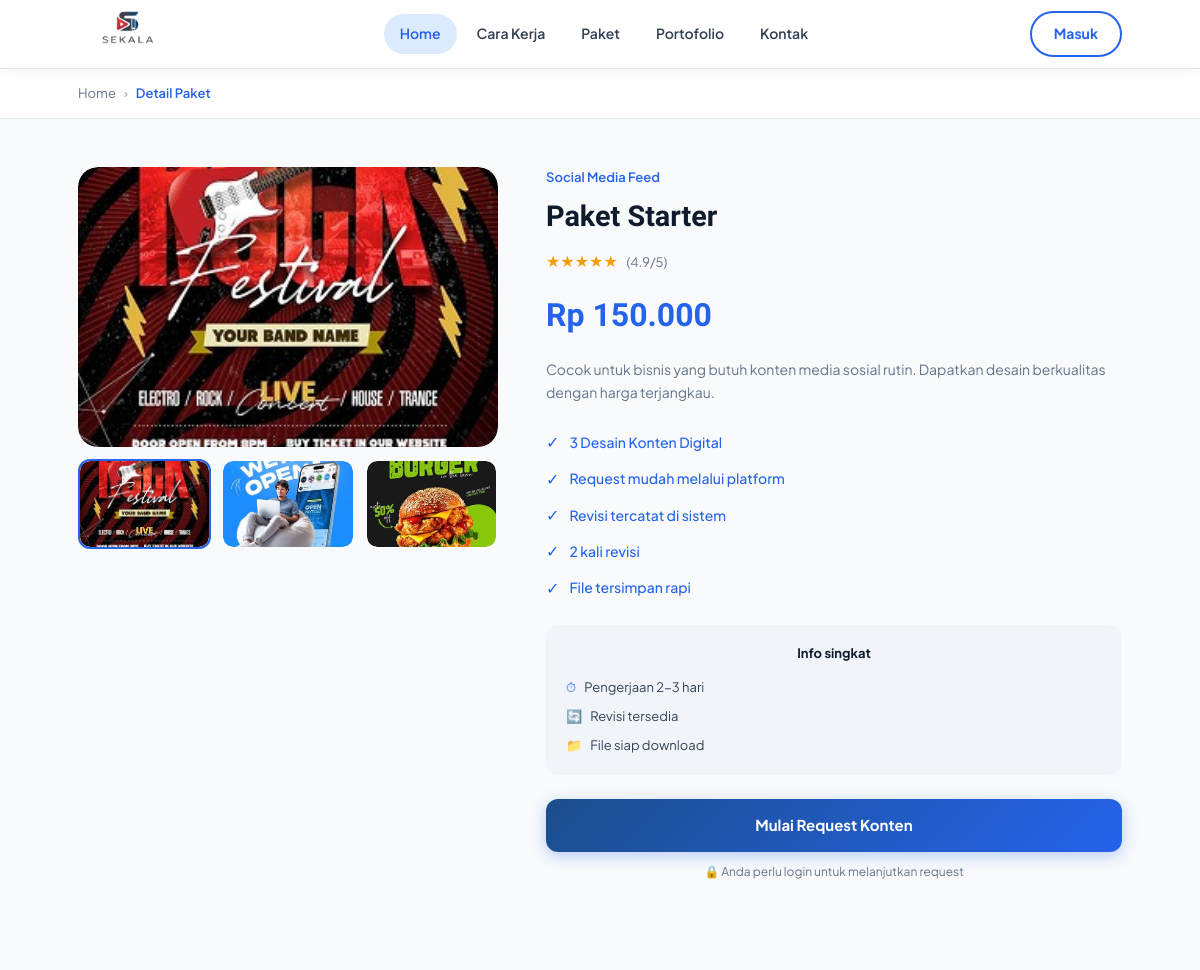
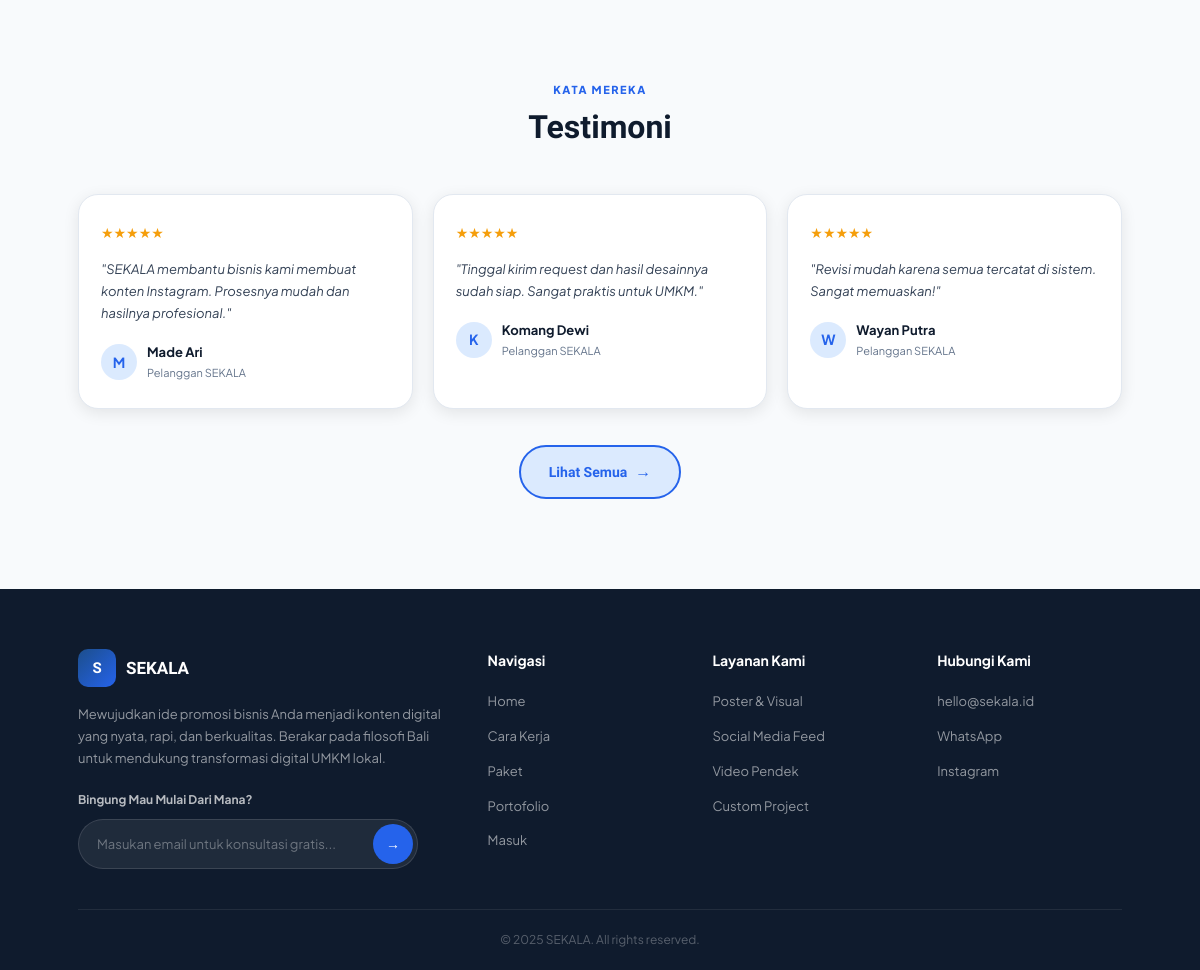
Screenshot of /detail_paket.php?id=2 with the database file from the repository (2 pictures, top to bottom).
### tables this page shows
CREATE TABLE IF NOT EXISTS `tb_desain` (
  `id_desain`      INT AUTO_INCREMENT PRIMARY KEY,
  `jenis_desain`   VARCHAR(100) NOT NULL,
  `deskripsi`      TEXT,
  `harga_mulai`    INT NOT NULL DEFAULT 0,
  `estimasi_waktu` VARCHAR(50),
  `gambar`         VARCHAR(255)
);

### config.php (called while the page is built, shortened)
<?php
function formatRupiah($angka) {
    return 'Rp ' . number_format($angka, 0, ',', '.');
}

### auth.php (called while the page is built, shortened)
<?php
require_once __DIR__ . '/config.php';
function isLoggedIn() {
    return isset($_SESSION['id_user']) && !empty($_SESSION['id_user']);
}

### detail_paket.php (the view, shortened to what this page needs)
<?php
require_once 'config.php';
require_once 'auth.php';
$id = isset($_GET['id']) ? (int)$_GET['id'] : 0;
$stmt = $conn->prepare(
    "SELECT id_desain, jenis_desain, deskripsi, harga_mulai, estimasi_waktu
     FROM tb_desain
     WHERE id_desain = ?
     LIMIT 1"
);
$stmt->bind_param('i', $id);
$stmt->execute();
$paket = $stmt->get_result()->fetch_assoc();
$allFeatures = [
    1 => ['1 Desain Poster Digital','Request mudah melalui platform','Revisi tercatat di sistem','File tersimpan rapi & aman','1 kali revisi'],
    2 => ['3 Desain Konten Digital','Request mudah melalui platform','Revisi tercatat di sistem','2 kali revisi','File tersimpan rapi'],
    3 => ['6 Konten Sosial Media','1 Desain Flyer Promosi','3 kali revisi','File terorganisir rapi','Prioritas pengerjaan'],
    4 => ['1 Video Reels / TikTok','Durasi 30-60 detik','Plus voice-over MP3','2 kali revisi','File siap upload'],
];
$features = $allFeatures[$paket['id_desain']] ?? ['Desain berkualitas','Revisi tersedia','File siap download'];
$testimonials = [];
if (empty($testimonials)) {
    $testimonials = [
        ['nama'=>'Made Ari','rating'=>5,'isi_testimoni'=>'"SEKALA membantu bisnis kami membuat konten Instagram. Prosesnya mudah dan hasilnya profesional."'],
        ['nama'=>'Komang Dewi','rating'=>5,'isi_testimoni'=>'"Tinggal kirim request dan hasil desainnya sudah siap. Sangat praktis untuk UMKM."'],
        ['nama'=>'Wayan Putra','rating'=>5,'isi_testimoni'=>'"Revisi mudah karena semua tercatat di sistem. Sangat memuaskan!"'],
    ];
}
?>
<!DOCTYPE html>
<html lang="id">
<head>
  <link rel="stylesheet" href="style.css">
  <link rel="stylesheet" href="pages.css">
  <link rel="stylesheet" href="dashboard.css">
</head>
<body>
<?php include 'navbar.php'; ?>
<div class="breadcrumb-bar">
  <div class="container">
    <div class="breadcrumb">
      <a href="index.php">Home</a>
      <span class="sep">›</span>
      <span class="current">Detail Paket</span>
    </div>
  </div>
</div>
<section class="detail-section">
  <div class="container">
    <div class="detail-inner">
      <div class="detail-gallery">
        <div class="gallery-main" id="gallery-main">
          <img id="gallery-main-img"
               src="assets/poster1.jpeg"
               alt="<?= htmlspecialchars($paket['jenis_desain']) ?> - Preview 1"
               style="width:100%;height:100%;object-fit:cover;border-radius:20px;display:block;"
               onerror="this.parentElement.innerHTML='<div style=&quot;width:100%;height:100%;background:linear-gradient(135deg,#DBEAFE,#2563EB);display:flex;align-items:center;justify-content:center;border-radius:20px;&quot;><span style=&quot;font-size:80px;&quot;>🎨</span></div>'">
        </div>
        <div class="gallery-thumbs">
          <?php
          $posterThumbs = [
            ['src'=>'assets/poster1.jpeg','label'=>'Preview 1'],
            ['src'=>'assets/poster2.jpeg','label'=>'Preview 2'],
            ['src'=>'assets/poster3.jpeg','label'=>'Preview 3'],
          ];
          foreach ($posterThumbs as $gi => $pt): ?>
          <div class="gallery-thumb <?= $gi===0 ? 'active' : '' ?>" onclick="switchThumb(<?= $gi ?>)" data-src="<?= $pt['src'] ?>">
            <img src="<?= $pt['src'] ?>" alt="<?= htmlspecialchars($pt['label']) ?>"
                 style="width:100%;height:100%;object-fit:cover;border-radius:10px;display:block;"
                 onerror="this.parentElement.style.background='linear-gradient(135deg,#DBEAFE,#2563EB)'">
          </div>
          <?php endforeach; ?>
        </div>
      </div>
      <div class="detail-info">
        <div class="detail-category">
          <?php
          $categories = [1=>'Poster & Visual',2=>'Social Media Feed',3=>'Social Media Feed',4=>'Video Pendek'];
          echo $categories[$paket['id_desain']] ?? 'Desain Digital';
          ?>
        </div>
        <h1 class="detail-title"><?= htmlspecialchars($paket['jenis_desain']) ?></h1>
        <div class="detail-stars">★★★★★ <span style="font-size:13px;color:var(--gray);margin-left:6px;">(4.9/5)</span></div>
        <div class="detail-price"><?= formatRupiah($paket['harga_mulai']) ?></div>
        <p class="detail-desc"><?= nl2br(htmlspecialchars($paket['deskripsi'])) ?></p>
        <ul class="detail-features">
          <?php foreach ($features as $f): ?>
          <li class="detail-feature-item">
            <span class="check-icon">✓</span> <?= htmlspecialchars($f) ?>
          </li>
          <?php endforeach; ?>
        </ul>
        <div class="detail-info-box">
          <div class="detail-info-box-title">Info singkat</div>
          <ul class="info-box-list">
            <li class="info-box-item"><span class="icon">⏱</span> Pengerjaan <?= htmlspecialchars($paket['estimasi_waktu']) ?></li>
            <li class="info-box-item"><span class="icon">🔄</span> Revisi tersedia</li>
            <li class="info-box-item"><span class="icon">📁</span> File siap download</li>
          </ul>
        </div>
        <?php if (isLoggedIn()): ?>
          <a class="btn-request" href="form_request.php?id_desain=<?= $paket['id_desain'] ?>">
            Mulai Request Konten
          </a>
        <?php else: ?>
          <a class="btn-request"
             href="signin.php"
             onclick="
               sessionStorage.setItem('redirect_after', 'form_request.php?id_desain=<?= $paket['id_desain'] ?>');
               return true;
             ">
            Mulai Request Konten
          </a>
          <p style="font-size:12px;color:var(--gray);margin-top:10px;text-align:center;">
            🔒 Anda perlu login untuk melanjutkan request
          </p>
        <?php endif; ?>
      </div>
    </div>
  </div>
</section>
<section class="testimoni-section">
  <div class="container">
    <div class="section-center">
      <div class="section-label">Kata Mereka</div>
      <h2 class="section-title">Testimoni</h2>
    </div>
    <?php
    $displayTestimonials = !empty($testimonials) ? $testimonials : [
        ['nama'=>'Made Ari','rating'=>5,'isi_testimoni'=>'SEKALA sangat membantu bisnis kami membuat konten Instagram. Prosesnya mudah dan desainnya cepat selesai.'],
        ['nama'=>'Komang Dewi','rating'=>5,'isi_testimoni'=>'Dengan SEKALA saya tinggal kirim request dan hasil desainnya sudah siap dipakai untuk promosi. Sangat praktis.'],
        ['nama'=>'Wayan Putra','rating'=>5,'isi_testimoni'=>'Pelayanan di SEKALA sangat profesional. Revisi mudah karena semua tercatat di sistem.'],
    ];
    $displayTestimonials = array_slice($displayTestimonials, 0, 3);
    ?>
    <div class="testi-grid">
      <?php foreach ($displayTestimonials as $t): ?>
      <div class="testi-card">
        <div class="testi-stars"><?= str_repeat('★', (int)$t['rating']) ?></div>
        <p class="testi-text"><?= htmlspecialchars($t['isi_testimoni']) ?></p>
        <div class="testi-author">
          <div class="testi-avatar"><?= strtoupper(mb_substr($t['nama'], 0, 1)) ?></div>
          <div>
            <div class="testi-name"><?= htmlspecialchars($t['nama']) ?></div>
            <div class="testi-role">Pelanggan SEKALA</div>
          </div>
        </div>
      </div>
      <?php endforeach; ?>
    </div>
    <div class="testi-lihat-semua">
      <a href="semua_testimoni.php" class="btn-lihat-semua">Lihat Semua <span>→</span></a>
    </div>
  </div>
</section>
<footer class="footer" id="section-kontak">
  <div class="container">
    <div class="footer-inner">
      <div class="footer-brand">
        <div class="footer-logo">
          <div class="footer-logo-icon">S</div>
          <span class="footer-logo-text">SEKALA</span>
        </div>
        <p class="footer-desc">Mewujudkan ide promosi bisnis Anda menjadi konten digital yang nyata, rapi, dan berkualitas. Berakar pada filosofi Bali untuk mendukung transformasi digital UMKM lokal.</p>
        <div class="footer-cta-label">Bingung Mau Mulai Dari Mana?</div>
        <div class="footer-email-wrap">
          <input type="email" placeholder="Masukan email untuk konsultasi gratis...">
          <button class="footer-email-btn" type="button">→</button>
        </div>
      </div>
      <div>
        <div class="footer-col-title">Navigasi</div>
        <ul class="footer-links">
          <li><a href="index.php">Home</a></li>
          <li><a href="index.php#section-how">Cara Kerja</a></li>
          <li><a href="index.php#section-paket">Paket</a></li>
          <li><a href="index.php#section-portofolio">Portofolio</a></li>
          <?php if (isLoggedIn()): ?>
            <li><a href="logout.php">Logout</a></li>
          <?php else: ?>
            <li><a href="signin.php">Masuk</a></li>
          <?php endif; ?>
        </ul>
      </div>
      <div>
        <div class="footer-col-title">Layanan Kami</div>
        <ul class="footer-links">
          <li><a href="#">Poster &amp; Visual</a></li>
          <li><a href="#">Social Media Feed</a></li>
          <li><a href="#">Video Pendek</a></li>
          <li><a href="#">Custom Project</a></li>
        </ul>
      </div>
      <div>
        <div class="footer-col-title">Hubungi Kami</div>
        <ul class="footer-links">
          <li><a href="mailto:hello@sekala.id">hello@sekala.id</a></li>
          <li><a href="https://wa.me/62812345678">WhatsApp</a></li>
          <li><a href="#">Instagram</a></li>
        </ul>
      </div>
    </div>
  </div>
  <div class="footer-bottom">© 2025 SEKALA. All rights reserved.</div>
</footer>
</body>
</html>

### style.css (style rules this page uses)
:root { --primary: #1C4E8C; --primary-mid: #2563EB; --primary-light: #3B82F6; --primary-pale: #DBEAFE; --accent: #F59E0B; --accent-dark: #D97706; --success: #10B981; --danger: #EF4444; --dark: #0F1B2D; --dark-2: #1E293B; --dark-3: #334155; --gray: #64748B; --gray-light: #94A3B8; --border: #E2E8F0; --bg: #F8FAFC; --bg-2: #F1F5F9; --white: #FFFFFF; --navy-grad: linear-gradient(135deg, #0F1B2D 0%, #1C4E8C 50%, #3B82F6 100%); --blue-grad: linear-gradient(135deg, #1C4E8C 0%, #2563EB 100%); --font-main: 'Plus Jakarta Sans', sans-serif; --font-display: 'Sora', sans-serif; --shadow-sm: 0 1px 4px rgba(0,0,0,0.07); --shadow-md: 0 4px 16px rgba(0,0,0,0.09); --shadow-lg: 0 8px 32px rgba(28,78,140,0.14); --shadow-xl: 0 20px 60px rgba(0,0,0,0.13); --radius-sm: 8px; --radius-md: 12px; --radius-lg: 20px; --radius-xl: 30px; --transition: all 0.28s cubic-bezier(0.4, 0, 0.2, 1); }
*, *::before, *::after { box-sizing: border-box; margin: 0; padding: 0; }
html { scroll-behavior: smooth; }
body { font-family: var(--font-main); background: var(--bg); color: var(--dark); font-size: 15px; line-height: 1.65; overflow-x: hidden; }
.container { width: 100%; max-width: 1100px; margin: 0 auto; padding: 0 28px; }
.section-label { font-size: 11px; font-weight: 800; letter-spacing: 0.14em; text-transform: uppercase; color: var(--primary-mid); margin-bottom: 8px; }
.section-title { font-family: var(--font-display); font-size: 2rem; font-weight: 700; color: var(--dark); line-height: 1.2; }
.section-center { text-align: center; }
.breadcrumb-bar { background: var(--white); border-bottom: 1px solid var(--border); }
.breadcrumb { display: flex; align-items: center; gap: 8px; font-size: 13px; color: var(--gray); padding: 14px 0; }
.breadcrumb a { color: var(--gray); text-decoration: none; }
.breadcrumb .sep { color: var(--gray-light); }
.breadcrumb .current { color: var(--primary-mid); font-weight: 600; }

### pages.css (style rules this page uses)
.detail-section { padding: 48px 0 80px; background: var(--bg); }
.detail-inner { display: flex; gap: 48px; align-items: flex-start; }
.detail-gallery { flex: 0 0 420px; }
.gallery-main { width: 100%; height: 280px; border-radius: var(--radius-lg); overflow: hidden; margin-bottom: 12px; background: var(--bg-2); }
.gallery-thumbs { display: flex; gap: 10px; }
.gallery-thumb { flex: 1; height: 90px; border-radius: var(--radius-md); overflow: hidden; cursor: pointer; border: 2px solid transparent; transition: var(--transition); }
.gallery-thumb.active { border-color: var(--primary-mid); }
.detail-info { flex: 1; }
.detail-category { font-size: 13px; color: var(--primary-mid); font-weight: 600; margin-bottom: 4px; }
.detail-title { font-family: var(--font-display); font-size: 1.8rem; font-weight: 800; color: var(--dark); margin-bottom: 8px; }
.detail-stars { color: var(--accent); margin-bottom: 14px; font-size: 16px; }
.detail-price { font-family: var(--font-display); font-size: 2rem; font-weight: 800; color: var(--primary-mid); margin-bottom: 16px; }
.detail-desc { font-size: 14px; color: var(--gray); line-height: 1.7; margin-bottom: 24px; }
.detail-features { list-style: none; margin-bottom: 24px; display: flex; flex-direction: column; gap: 10px; }
.detail-feature-item { display: flex; align-items: center; gap: 10px; font-size: 14px; color: var(--primary-mid); font-weight: 500; }
.check-icon { color: var(--primary-mid); font-size: 16px; }
.detail-info-box { background: var(--bg-2); border-radius: var(--radius-md); padding: 18px 20px; margin-bottom: 24px; }
.detail-info-box-title { font-size: 13px; font-weight: 700; color: var(--dark); margin-bottom: 12px; text-align: center; }
.info-box-list { list-style: none; display: flex; flex-direction: column; gap: 8px; }
.info-box-item { display: flex; align-items: center; gap: 8px; font-size: 13px; color: var(--dark-3); }
.info-box-item .icon { color: var(--primary-mid); }
.btn-request { display: block; width: 100%; padding: 14px; border-radius: var(--radius-md); background: var(--blue-grad); color: #fff; font-size: 15px; font-weight: 700; border: none; cursor: pointer; font-family: var(--font-main); text-align: center; text-decoration: none; transition: var(--transition); box-shadow: 0 4px 16px rgba(37,99,235,0.3); }

### rows the page displays
tb_desain: id_desain "Social Media Feed", jenis_desain "Paket Starter", harga_mulai "Rp 150.000", deskripsi "Cocok untuk bisnis yang butuh konten media sosial rutin. Dapatkan desain berkualitas dengan harga terjangkau.", id_desain "3 Desain Konten Digital", id_desain "Request mudah melalui platform", id_desain "Revisi tercatat di sistem", id_desain "2 kali revisi", id_desain "File tersimpan rapi", estimasi_waktu "2-3 hari"

### other values shown
str_repeat('★', (int)$t['rating']) "★★★★★"
$t['isi_testimoni'] "\"SEKALA membantu bisnis kami membuat konten Instagram. Prosesnya mudah dan hasilnya profesional.\""
mb_substr($t['nama'], 0, 1) "M"
$t['nama'] "Made Ari"
$t['isi_testimoni'] "\"Tinggal kirim request dan hasil desainnya sudah siap. Sangat praktis untuk UMKM.\""
mb_substr($t['nama'], 0, 1) "K"
$t['nama'] "Komang Dewi"
$t['isi_testimoni'] "\"Revisi mudah karena semua tercatat di sistem. Sangat memuaskan!\""
mb_substr($t['nama'], 0, 1) "W"
$t['nama'] "Wayan Putra"
